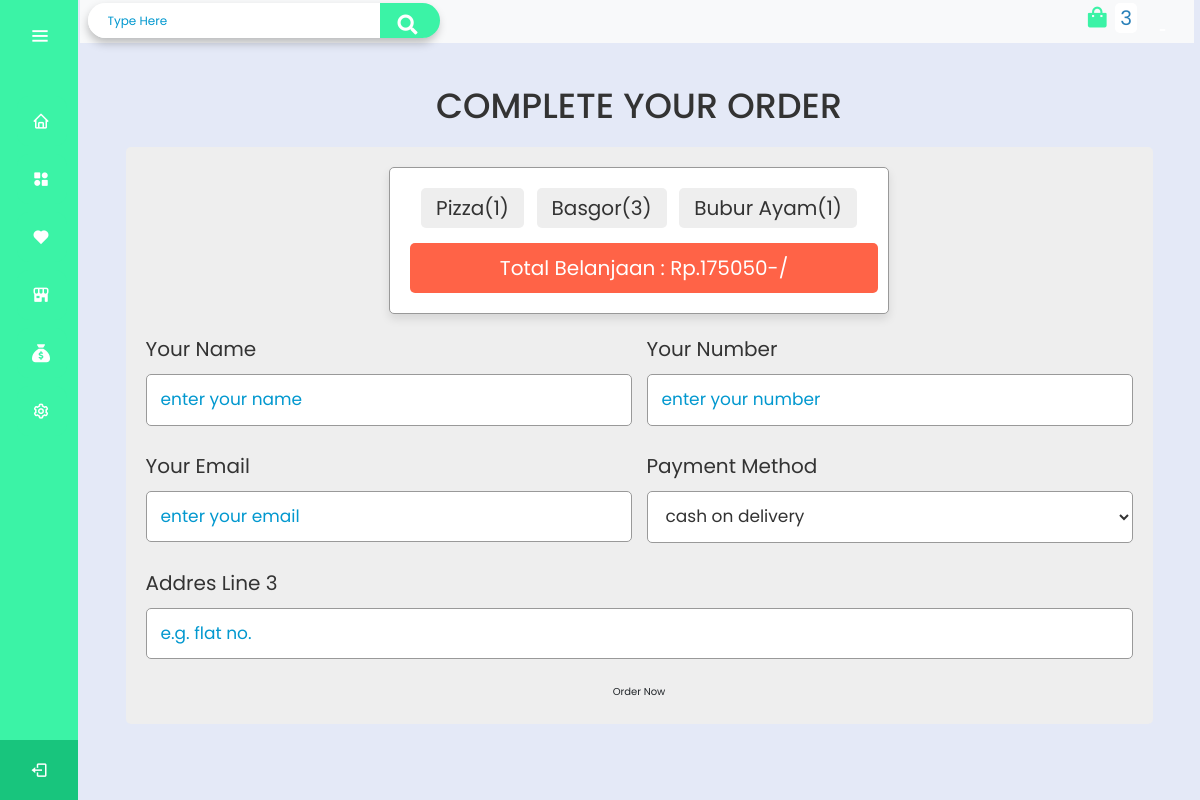
Page /checkout.php (signed in) on the committed database.
### tables this page shows
CREATE TABLE `cart` (
  `id` int(255) NOT NULL,
  `user_id` int(100) NOT NULL,
  `name` varchar(255) NOT NULL,
  `price` varchar(255) NOT NULL,
  `image` varchar(255) NOT NULL,
  `quantity` int(255) NOT NULL
);

### checkout.php (the view, shortened to what this page needs)
<!DOCTYPE html>
<html lang="en">
<head>
        <link rel="stylesheet" href="css/adminstyle.css"  type="text/css">
        <link rel="stylesheet" href="css/products.css"  type="text/css">
        <link rel="stylesheet" href="css/checkout.css"  type="text/css">
<link rel="stylesheet" href="https://cdnjs.cloudflare.com/ajax/libs/font-awesome/6.1.1/css/all.min.css" />
</head>
<body>
<?php include 'sidebar.php'; ?>
<section class="home-section">
<?php include 'headerproducts.php'; ?>
<div class="container">
<section class="checkout-form">
  <h1 class="heading">complete your order </h1>
  <form action="" method="post">
  <div class="display-order">
    <?php
    $select_cart = mysqli_query($conn, "SELECT * FROM `cart` WHERE  user_id = '$user_id'");
    $grand_total = 0;
    if(mysqli_num_rows($select_cart) > 0){
        while($fetch_cart = mysqli_fetch_assoc($select_cart)){
        $grand_total += ((int)$fetch_cart['price'] * (int)$fetch_cart['quantity']);
    ?>
    <span><?= $fetch_cart['name']; ?>(<?= $fetch_cart['quantity']; ?>)</span>
    <?php
            }
            }else{
                echo "<div class='display-order'><span>your cart is empty!!!</span></div>";
        }
    ?>
    <span class="grand-total"> total belanjaan :  Rp.<?= $grand_total; ?>-/</span>
    </div>
<div class="flex">
    <div class="inputBox">
        <span>your name</span>
        <input type="text" placeholder="enter your name" name="name" required>
    </div>
    <div class="inputBox">
        <span>your number</span>
        <input type="number" placeholder="enter your number" name="number" required>
    </div>
    <div class="inputBox">
        <span>your email</span>
        <input type="email" placeholder="enter your email" name="email" required>
    </div>
    <div class="inputBox">
        <span>payment method</span>
        <select name="method">
            <option value="cash on delivery" selected>cash on delivery</option>
        </select>
    </div>
    <div class="inputBox">
        <span>addres line 3</span>
        <input type="text" placeholder="e.g. flat no." name="addres" required>
    </div>
</div>
<input type="submit" value="order now" name="order_btn" class="btn">
</form>
</section>
</div>
</section>
</body>
</html>

### css/adminstyle.css (style rules this page uses)
:root { --blue: #2980b9; --red: tomato; --orange: orange; --black: #333; --white: #fff; --bg-color: #eee; --dark-bg: rgba(0, 0, 0, 0.7); --box-shadow: 0 0.5rem 1rem rgba(0, 0, 0, 0.1); --border: 0.1rem solid #999; }
* { font-family: 'Poppins', sans-serif; margin: 0; padding: 0; box-sizing: border-box; outline: none; border: none; text-decoration: none; text-transform: capitalize; }
html { font-size: 62.5%; overflow-x: hidden; }
.home-section { position: relative; background: #e4e9f7; min-height: 100vh; top: 0; left: 78px; width: calc(100% - 78px); transition: all 0.5s ease; z-index: 2; }
.container { max-width: 1200px; margin: 0 auto; }
section { padding: 2rem; }
.btn, .option-btn, .delete-btn { display: block; width: 100%; text-align: center; background-color: var(--blue); color:var(--white); font-size: 1.7rem; padding:1.2rem 3rem; border-radius: .5rem; cursor: pointer; margin-top: 1rem; }
input { padding: 10px 20px; margin: 0 10px; outline: none; border: 1px solid #0298cf; border-radius: 6px; color: #0298cf; }
::placeholder { color: #0298cf; }

### css/products.css (style rules this page uses)
.heading { text-align: center; font-size: 3.5rem; text-transform: uppercase; color:var(--black); margin-bottom: 2rem; }

### css/checkout.css (style rules this page uses)
.checkout-form form { padding: 2rem; border-radius: .5rem; background-color: var(--bg-color); }
.checkout-form form .flex { display: flex; flex-wrap: wrap; gap: 1.5rem; }
.checkout-form form .flex .inputBox { flex:1 1 40rem; }
.checkout-form form .flex .inputBox { font-size: 2rem; color: var(--black); }
.checkout-form form .flex .inputBox input, .checkout-form form .flex .inputBox select { width: 100%; background-color: var(--white); font-size: 1.7rem; color: var(--blue); border-radius: .5rem; margin: 1rem 0; padding:1.2rem 1.4rem; text-transform: none; border: var(--border); }
.display-order { max-width: 50rem; background-color: var(--white); border-radius: .5rem; text-align: center; padding:1.5rem; margin:0 auto; margin-bottom: 2rem; box-shadow: var(--box-shadow); border:var(--border); }
.display-order span { display: inline-block; border-radius: .5rem; background-color: var(--bg-color); padding:.5rem 1.5rem; font-size: 2rem; color:var(--black); margin:.5rem; }
.display-order span.grand-total { width: 100%; background-color: var(--red); color:var(--white); padding:1rem; margin-top: 1rem; }
.checkout-form form .flex .inputBox { flex: 1 1 40rem; }
.checkout-form form .flex .inputBox span { font-size: 2rem; color: var(--black); }
.checkout-form form .flex .inputBox input, .checkout-form form .flex .inputBox select { width: 100%; background-color: var(--white); font-size: 1.7rem; color: var(--black); border-radius: 0.5rem; margin: 1rem 0; padding: 1.2rem 1.4rem; text-transform: none; border: var(--border); }

### css/sidebar.css (style rules this page uses)
.home-section { position: relative; background: #e4e9f7; min-height: 100vh; top: 0; left: 78px; width: calc(100% - 78px); transition: all 0.5s ease; z-index: 2; }

### rows in the picture
cart: name "Pizza", quantity "1"
cart: name "Basgor", quantity "3"
cart: name "Bubur Ayam", quantity "1"

### other values in the picture
$row_count "3"
$grand_total "175050"
